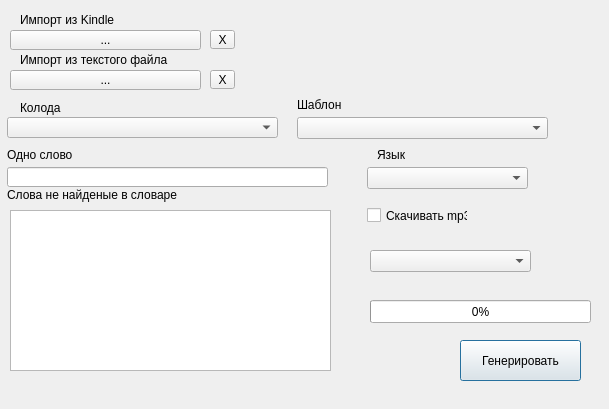
<?xml version="1.0" encoding="UTF-8"?>
<ui version="4.0">
 <class>dialog</class>
 <widget class="QDialog" name="dialog">
  <property name="geometry">
   <rect>
    <x>0</x>
    <y>0</y>
    <width>609</width>
    <height>409</height>
   </rect>
  </property>
  <property name="windowTitle">
   <string>Генератор карт </string>
  </property>
  <widget class="QLabel" name="label_5">
   <property name="geometry">
    <rect>
     <x>7</x>
     <y>147</y>
     <width>141</width>
     <height>16</height>
    </rect>
   </property>
   <property name="text">
    <string>Одно слово</string>
   </property>
  </widget>
  <widget class="QPushButton" name="pushButton_4">
   <property name="geometry">
    <rect>
     <x>460</x>
     <y>340</y>
     <width>121</width>
     <height>41</height>
    </rect>
   </property>
   <property name="text">
    <string>Генерировать</string>
   </property>
  </widget>
  <widget class="QLabel" name="label_4">
   <property name="geometry">
    <rect>
     <x>377</x>
     <y>147</y>
     <width>71</width>
     <height>16</height>
    </rect>
   </property>
   <property name="text">
    <string>Язык</string>
   </property>
  </widget>
  <widget class="QComboBox" name="comboBox">
   <property name="geometry">
    <rect>
     <x>367</x>
     <y>167</y>
     <width>161</width>
     <height>22</height>
    </rect>
   </property>
   <property name="toolTip">
    <string>&lt;html&gt;&lt;head/&gt;&lt;body&gt;&lt;p&gt;Выбор языка&lt;/p&gt;&lt;/body&gt;&lt;/html&gt;</string>
   </property>
   <property name="whatsThis">
    <string>&lt;html&gt;&lt;head/&gt;&lt;body&gt;&lt;p&gt;Выбор языка&lt;/p&gt;&lt;/body&gt;&lt;/html&gt;</string>
   </property>
  </widget>
  <widget class="QComboBox" name="comboBox_2">
   <property name="geometry">
    <rect>
     <x>7</x>
     <y>117</y>
     <width>271</width>
     <height>21</height>
    </rect>
   </property>
  </widget>
  <widget class="QPushButton" name="pushButton">
   <property name="geometry">
    <rect>
     <x>10</x>
     <y>70</y>
     <width>191</width>
     <height>20</height>
    </rect>
   </property>
   <property name="text">
    <string>...</string>
   </property>
  </widget>
  <widget class="QComboBox" name="comboBox_3">
   <property name="geometry">
    <rect>
     <x>297</x>
     <y>117</y>
     <width>251</width>
     <height>22</height>
    </rect>
   </property>
  </widget>
  <widget class="QPushButton" name="pushButton_2">
   <property name="geometry">
    <rect>
     <x>10</x>
     <y>30</y>
     <width>191</width>
     <height>20</height>
    </rect>
   </property>
   <property name="text">
    <string>...</string>
   </property>
  </widget>
  <widget class="QLabel" name="label_3">
   <property name="geometry">
    <rect>
     <x>20</x>
     <y>100</y>
     <width>141</width>
     <height>16</height>
    </rect>
   </property>
   <property name="text">
    <string>Колода</string>
   </property>
  </widget>
  <widget class="QCheckBox" name="checkBox">
   <property name="geometry">
    <rect>
     <x>367</x>
     <y>207</y>
     <width>101</width>
     <height>17</height>
    </rect>
   </property>
   <property name="text">
    <string>Скачивать mp3</string>
   </property>
  </widget>
  <widget class="QLabel" name="label_7">
   <property name="geometry">
    <rect>
     <x>297</x>
     <y>97</y>
     <width>241</width>
     <height>16</height>
    </rect>
   </property>
   <property name="text">
    <string>Шаблон</string>
   </property>
  </widget>
  <widget class="QLineEdit" name="lineEdit_4">
   <property name="geometry">
    <rect>
     <x>7</x>
     <y>167</y>
     <width>321</width>
     <height>20</height>
    </rect>
   </property>
  </widget>
  <widget class="QProgressBar" name="progressBar">
   <property name="geometry">
    <rect>
     <x>370</x>
     <y>300</y>
     <width>221</width>
     <height>23</height>
    </rect>
   </property>
   <property name="value">
    <number>0</number>
   </property>
  </widget>
  <widget class="QLabel" name="label_2">
   <property name="geometry">
    <rect>
     <x>20</x>
     <y>50</y>
     <width>161</width>
     <height>20</height>
    </rect>
   </property>
   <property name="text">
    <string>Импорт из текстого файла</string>
   </property>
  </widget>
  <widget class="QLabel" name="label_6">
   <property name="geometry">
    <rect>
     <x>7</x>
     <y>187</y>
     <width>311</width>
     <height>16</height>
    </rect>
   </property>
   <property name="text">
    <string>Слова не найденые в словаре</string>
   </property>
  </widget>
  <widget class="QLabel" name="label">
   <property name="geometry">
    <rect>
     <x>20</x>
     <y>10</y>
     <width>141</width>
     <height>20</height>
    </rect>
   </property>
   <property name="text">
    <string>Импорт из Kindle </string>
   </property>
  </widget>
  <widget class="QTextEdit" name="textEdit">
   <property name="geometry">
    <rect>
     <x>10</x>
     <y>210</y>
     <width>321</width>
     <height>161</height>
    </rect>
   </property>
  </widget>
  <widget class="QToolButton" name="toolButton">
   <property name="geometry">
    <rect>
     <x>210</x>
     <y>30</y>
     <width>25</width>
     <height>19</height>
    </rect>
   </property>
   <property name="text">
    <string>X</string>
   </property>
  </widget>
  <widget class="QToolButton" name="toolButton_2">
   <property name="geometry">
    <rect>
     <x>210</x>
     <y>70</y>
     <width>25</width>
     <height>19</height>
    </rect>
   </property>
   <property name="text">
    <string>X</string>
   </property>
  </widget>
  <widget class="QComboBox" name="comboBox_4">
   <property name="geometry">
    <rect>
     <x>370</x>
     <y>250</y>
     <width>161</width>
     <height>22</height>
    </rect>
   </property>
   <property name="toolTip">
    <string>&lt;html&gt;&lt;head/&gt;&lt;body&gt;&lt;p&gt;Выбор языка&lt;/p&gt;&lt;/body&gt;&lt;/html&gt;</string>
   </property>
   <property name="whatsThis">
    <string>&lt;html&gt;&lt;head/&gt;&lt;body&gt;&lt;p&gt;Выбор языка&lt;/p&gt;&lt;/body&gt;&lt;/html&gt;</string>
   </property>
  </widget>
 </widget>
 <resources/>
 <connections/>
</ui>
